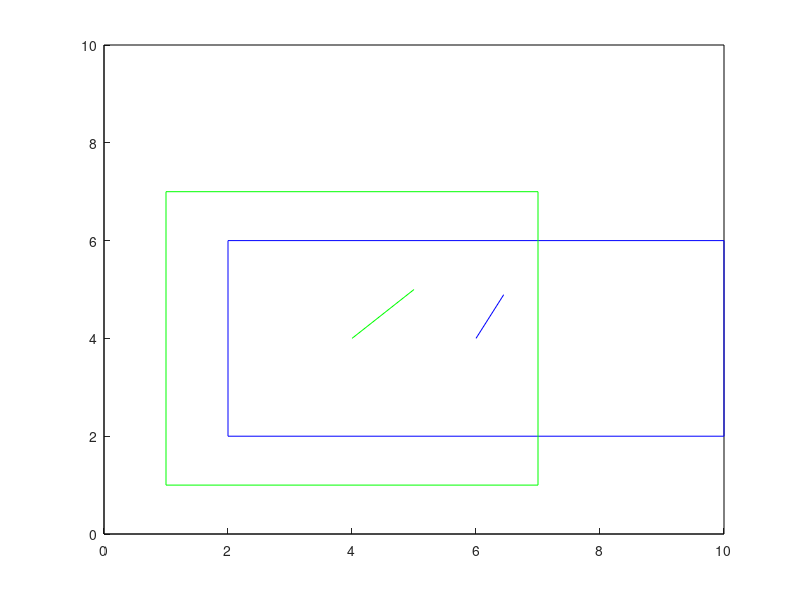

Write MATLAB code to recreate this figure.
close all
rectangle('Position',[0 0 10 10])
%BBox_target
x = 3;
y = 3;
w = 2;
h = 2;

x = 6;
y = 4;
w = 8;
h = 4;
rectangle('Position',[x-w/2 y-h/2 w h], 'EdgeColor', 'b')


%BBox_predict
xp = 4;
yp = 4;
wp = 6;
hp = 6;
rectangle('Position',[xp-wp/2 yp-hp/2 wp hp], 'EdgeColor', 'g')

%% Center 
%axis([0 2 0 2])
vx = 0
vy = 0
fx = 1/2.2361
fy = 2/2.2361
line([vx + x, fx + x], [vy + y, fy + y], 'Color', 'b')

% predicted vector
vxp = 0
vyp = 0
fxp = 1
fyp = 1
line([vxp + xp, fxp + xp], [vyp + yp, fyp + yp], 'Color', 'g')

%% NOTE
% They use the difference (pred_bbx, anchor)
% and also the difference (ground_bbx, anchor)
%%
t_xp = (xp-xp)/wp;
t_x = (x-xp)/wp;
t_yp = (yp-yp)/hp;
t_y = (y-yp)/hp;
t_wp = log(wp/wp);
t_w = log(w/wp);
t_hp = log(hp/hp);
t_h = log(h/hp);

t_vxp = (fxp-fxp)/wp;
t_vx = (fx-fxp)/wp;
t_vyp = (fyp-fyp)/hp;
t_vy = (fy-fyp)/hp;

pred_t = [t_xp, t_yp, t_wp, t_hp, t_vxp, t_vyp];
%pred_t = [0.52, 0.32, 0.2, 0.5];
pause(2)
%%
for k = 1:200
    ls = [pred_t(1)-t_x, pred_t(2)-t_y, pred_t(3)-t_w, pred_t(4)-t_h, pred_t(5)-t_vx, pred_t(6)-t_vy];
    for i = 1:length(pred_t)
        if abs(ls(i)) < 1
            dif = 2*ls(i);
        else
            if ls(i) > 0
                dif = ls(i)/abs(ls(i));
            else
                dif = 0;
            end
        end
        pred_t(i) = pred_t(i) -0.1*dif;
    end
    pred_x = pred_t(1)*wp+xp;
    pred_y = pred_t(2)*hp+yp;
    pred_w = exp(pred_t(3))*wp;
    pred_h = exp(pred_t(4))*hp;
    
    pred_vx = pred_t(5)*wp+fxp;
    pred_vy = pred_t(6)*hp+fyp;
    [pred_x, pred_y, pred_w, pred_h pred_vx, pred_vy]
    h1 = rectangle('Position',[pred_x-pred_w/2 pred_y-pred_h/2 pred_w pred_h], 'EdgeColor', 'r');
    h2 = line([pred_x, pred_vx + pred_x], [pred_y, pred_vy + pred_y], 'Color', 'r');
    pause(0.3)
    delete(h1)
    delete(h2)
    
end

%% This works

% dif = 0;
% for k = 1:5
%     ls = t_xp-t_x
%     if abs(ls) < 1
%         dif = 2*ls;
%     else
%         if ls >0
%             dif = ls/abs(ls);
%         else
%             dif = 0;
%         end
%     end
%     t_xp = t_xp - 0.1*dif
%     t_x = t_x
%     predicted_x = t_xp*wp+xp
% end

